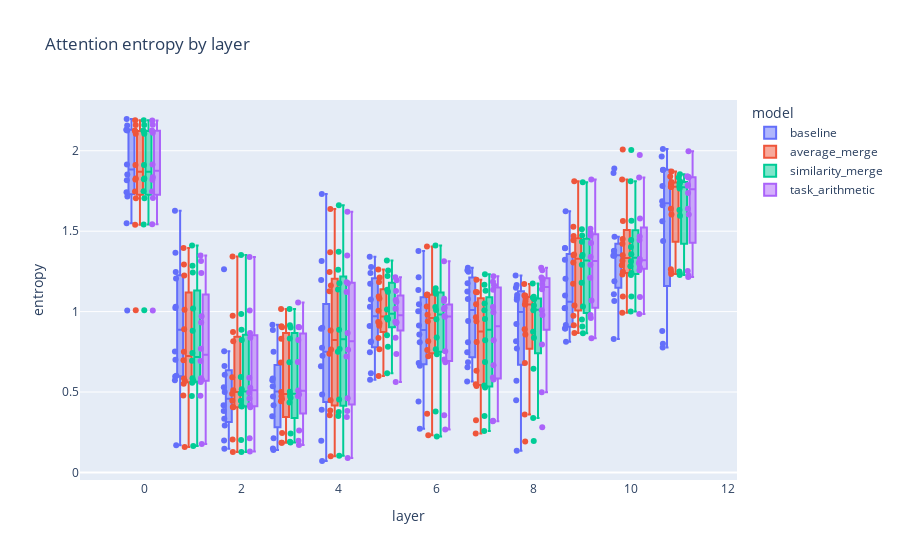
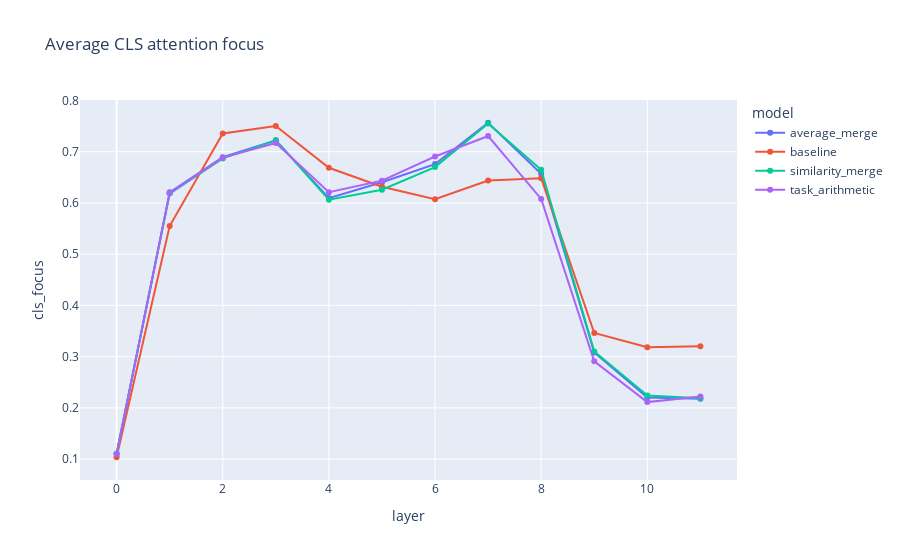

Notebook source saved alongside these figures, in order:
### Code cell
if not attention_df.empty:
    fig = px.box(
        attention_df,
        x="layer",
        y="entropy",
        color="model",
        points="all",
        title="Attention entropy by layer",
    )
    fig.show()

    fig = px.line(
        attention_df.groupby(["model", "layer"]).mean(numeric_only=True).reset_index(),
        x="layer",
        y="cls_focus",
        color="model",
        markers=True,
        title="Average CLS attention focus",
    )
    fig.show()

### Figure 1 — Plotly figure (JSON) as saved in the notebook; plotly's stock layout.template omitted (floating-point values rounded to 4 significant figures; data arrays with more than 128 entries replaced by an {"elided": "..."} marker saying what was removed)
{"data": [{"alignmentgroup": "True", "boxpoints": "all", "hovertemplate": "model=baseline<br>layer=%{x}<br>entropy=%{y}<extra></extra>", "legendgroup": "baseline", "marker": {"color": "#636efa"}, "name": "baseline", "notched": false, "offsetgroup": "baseline", "orientation": "v", "showlegend": true, "type": "box", "x": {"elided": "144 int values"}, "x0": " ", "xaxis": "x", "y": {"elided": "144 float values"}, "y0": " ", "yaxis": "y"}, {"alignmentgroup": "True", "boxpoints": "all", "hovertemplate": "model=average_merge<br>layer=%{x}<br>entropy=%{y}<extra></extra>", "legendgroup": "average_merge", "marker": {"color": "#EF553B"}, "name": "average_merge", "notched": false, "offsetgroup": "average_merge", "orientation": "v", "showlegend": true, "type": "box", "x": {"elided": "144 int values"}, "x0": " ", "xaxis": "x", "y": {"elided": "144 float values"}, "y0": " ", "yaxis": "y"}, {"alignmentgroup": "True", "boxpoints": "all", "hovertemplate": "model=similarity_merge<br>layer=%{x}<br>entropy=%{y}<extra></extra>", "legendgroup": "similarity_merge", "marker": {"color": "#00cc96"}, "name": "similarity_merge", "notched": false, "offsetgroup": "similarity_merge", "orientation": "v", "showlegend": true, "type": "box", "x": {"elided": "144 int values"}, "x0": " ", "xaxis": "x", "y": {"elided": "144 float values"}, "y0": " ", "yaxis": "y"}, {"alignmentgroup": "True", "boxpoints": "all", "hovertemplate": "model=task_arithmetic<br>layer=%{x}<br>entropy=%{y}<extra></extra>", "legendgroup": "task_arithmetic", "marker": {"color": "#ab63fa"}, "name": "task_arithmetic", "notched": false, "offsetgroup": "task_arithmetic", "orientation": "v", "showlegend": true, "type": "box", "x": {"elided": "144 int values"}, "x0": " ", "xaxis": "x", "y": {"elided": "144 float values"}, "y0": " ", "yaxis": "y"}], "layout": {"boxmode": "group", "legend": {"title": {"text": "model"}, "tracegroupgap": 0}, "title": {"text": "Attention entropy by layer"}, "xaxis": {"anchor": "y", "domain": [0, 1], "title": {"text": "layer"}}, "yaxis": {"anchor": "x", "domain": [0, 1], "title": {"text": "entropy"}}}}

### Figure 2 — Plotly figure (JSON) as saved in the notebook; plotly's stock layout.template omitted (floating-point values rounded to 4 significant figures)
{"data": [{"hovertemplate": "model=average_merge<br>layer=%{x}<br>cls_focus=%{y}<extra></extra>", "legendgroup": "average_merge", "line": {"color": "#636efa", "dash": "solid"}, "marker": {"symbol": "circle"}, "mode": "lines+markers", "name": "average_merge", "orientation": "v", "showlegend": true, "type": "scatter", "x": [0, 1, 2, 3, 4, 5, 6, 7, 8, 9, 10, 11], "xaxis": "x", "y": [0.1103, 0.6207, 0.6893, 0.7222, 0.6095, 0.6405, 0.6758, 0.7566, 0.6568, 0.3081, 0.22, 0.2175], "yaxis": "y"}, {"hovertemplate": "model=baseline<br>layer=%{x}<br>cls_focus=%{y}<extra></extra>", "legendgroup": "baseline", "line": {"color": "#EF553B", "dash": "solid"}, "marker": {"symbol": "circle"}, "mode": "lines+markers", "name": "baseline", "orientation": "v", "showlegend": true, "type": "scatter", "x": [0, 1, 2, 3, 4, 5, 6, 7, 8, 9, 10, 11], "xaxis": "x", "y": [0.1036, 0.5548, 0.7356, 0.7503, 0.6687, 0.6316, 0.6073, 0.6438, 0.6482, 0.3461, 0.3181, 0.3203], "yaxis": "y"}, {"hovertemplate": "model=similarity_merge<br>layer=%{x}<br>cls_focus=%{y}<extra></extra>", "legendgroup": "similarity_merge", "line": {"color": "#00cc96", "dash": "solid"}, "marker": {"symbol": "circle"}, "mode": "lines+markers", "name": "similarity_merge", "orientation": "v", "showlegend": true, "type": "scatter", "x": [0, 1, 2, 3, 4, 5, 6, 7, 8, 9, 10, 11], "xaxis": "x", "y": [0.1106, 0.6184, 0.687, 0.7222, 0.6064, 0.6257, 0.6699, 0.7549, 0.6647, 0.3102, 0.2239, 0.2189], "yaxis": "y"}, {"hovertemplate": "model=task_arithmetic<br>layer=%{x}<br>cls_focus=%{y}<extra></extra>", "legendgroup": "task_arithmetic", "line": {"color": "#ab63fa", "dash": "solid"}, "marker": {"symbol": "circle"}, "mode": "lines+markers", "name": "task_arithmetic", "orientation": "v", "showlegend": true, "type": "scatter", "x": [0, 1, 2, 3, 4, 5, 6, 7, 8, 9, 10, 11], "xaxis": "x", "y": [0.1099, 0.6193, 0.6884, 0.7172, 0.6208, 0.6436, 0.6907, 0.7306, 0.6078, 0.2909, 0.2112, 0.222], "yaxis": "y"}], "layout": {"legend": {"title": {"text": "model"}, "tracegroupgap": 0}, "title": {"text": "Average CLS attention focus"}, "xaxis": {"anchor": "y", "domain": [0, 1], "title": {"text": "layer"}}, "yaxis": {"anchor": "x", "domain": [0, 1], "title": {"text": "cls_focus"}}}}
